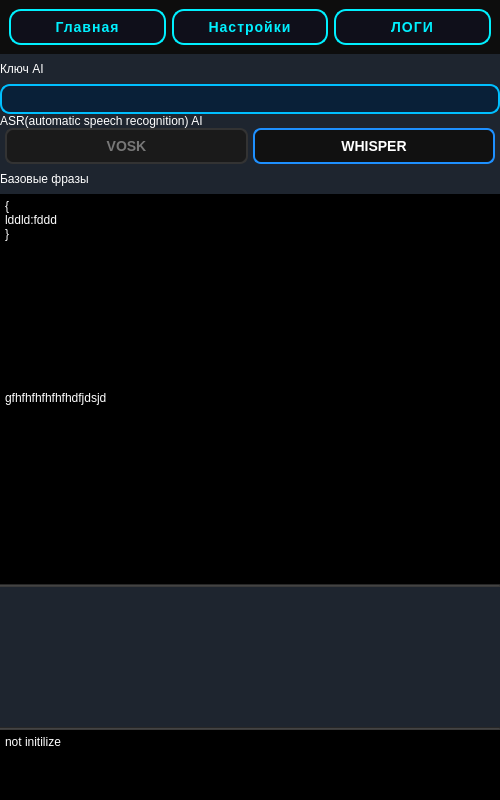
<?xml version="1.0" encoding="UTF-8"?>
<ui version="4.0">
 <class>MainWindow</class>
 <widget class="QMainWindow" name="MainWindow">
  <property name="geometry">
   <rect>
    <x>0</x>
    <y>0</y>
    <width>500</width>
    <height>800</height>
   </rect>
  </property>
  <property name="windowTitle">
   <string>MainWindow</string>
  </property>
  <widget class="QWidget" name="Main">
   <layout class="QVBoxLayout" name="verticalLayout_3">
    <property name="spacing">
     <number>0</number>
    </property>
    <property name="leftMargin">
     <number>0</number>
    </property>
    <property name="topMargin">
     <number>0</number>
    </property>
    <property name="rightMargin">
     <number>0</number>
    </property>
    <property name="bottomMargin">
     <number>0</number>
    </property>
    <item>
     <widget class="QWidget" name="Tabs" native="true">
      <property name="styleSheet">
       <string notr="true">#Tabs{
background-color: rgb(13, 13, 13);
}
QPushButton {
    background-color: #0f0f1a;
    color: #00f0ff;
    border: 2px solid #00f0ff;
    border-radius: 12px;
    padding: 8px 16px;
    font-family: &quot;Segoe UI&quot;, &quot;Roboto&quot;, sans-serif;
    font-size: 14px;
    font-weight: bold;
    letter-spacing: 1px;
    text-transform: uppercase;
}

QPushButton:hover {
    background-color: #1a1a2e;
    border: 2px solid #00ffee;
    color: #ffffff;
}

QPushButton:pressed {
    background-color: #00f0ff;
    color: #0f0f1a;
    border: 2px solid #00f0ff;
}
</string>
      </property>
      <layout class="QHBoxLayout" name="horizontalLayout_2">
       <item>
        <widget class="QPushButton" name="Home">
         <property name="text">
          <string>Главная</string>
         </property>
        </widget>
       </item>
       <item>
        <widget class="QPushButton" name="Settings">
         <property name="text">
          <string>Настройки</string>
         </property>
        </widget>
       </item>
       <item>
        <widget class="QPushButton" name="Logs">
         <property name="text">
          <string>ЛОГИ</string>
         </property>
        </widget>
       </item>
      </layout>
     </widget>
    </item>
    <item>
     <widget class="QWidget" name="SettingsTab" native="true">
      <property name="styleSheet">
       <string notr="true">#SettingsTab{
	background-color: rgb(30, 37, 47);
}
QLabel {
color: rgb(255, 255, 255);
}</string>
      </property>
      <layout class="QVBoxLayout" name="verticalLayout">
       <property name="spacing">
        <number>0</number>
       </property>
       <property name="leftMargin">
        <number>0</number>
       </property>
       <property name="topMargin">
        <number>0</number>
       </property>
       <property name="rightMargin">
        <number>0</number>
       </property>
       <property name="bottomMargin">
        <number>0</number>
       </property>
       <item>
        <widget class="QLabel" name="labelOpenAi">
         <property name="minimumSize">
          <size>
           <width>0</width>
           <height>30</height>
          </size>
         </property>
         <property name="styleSheet">
          <string notr="true"> font: 14pt &quot;Segoe UI&quot;;  </string>
         </property>
         <property name="lineWidth">
          <number>1</number>
         </property>
         <property name="text">
          <string>Ключ AI</string>
         </property>
        </widget>
       </item>
       <item>
        <widget class="QLineEdit" name="AIKeyOpenAi">
         <property name="styleSheet">
          <string notr="true">QLineEdit {
    background-color: rgba(0, 30, 60, 180); /* тёмно-синий фон с прозрачностью */
    color: #00ffff;                         /* ярко-голубой текст */
    border: 2px solid #00bfff;              /* яркий синий контур */
    border-radius: 10px;                     /* скруглённые углы */
    padding: 5px 10px;                       /* внутренние отступы */
    font: 14pt &quot;Segoe UI&quot;;                   /* современный шрифт */
}

QLineEdit:focus {
    border: 2px solid #00ffff;              /* подсветка при фокусе */
    background-color: rgba(0, 50, 100, 200); /* чуть ярче фон */
    color: #ffffff;                          /* текст становится белым при фокусе */
}

QLineEdit::placeholder {
    color: #00bfff;                          /* цвет плейсхолдера */
    font-style: italic;
}
</string>
         </property>
         <property name="text">
          <string/>
         </property>
        </widget>
       </item>
       <item>
        <widget class="QLabel" name="label_choose">
         <property name="styleSheet">
          <string notr="true"> font: 14pt &quot;Segoe UI&quot;;  </string>
         </property>
         <property name="text">
          <string>ASR(automatic speech recognition) AI</string>
         </property>
        </widget>
       </item>
       <item>
        <widget class="QWidget" name="widget" native="true">
         <property name="styleSheet">
          <string notr="true">QPushButton {
    background-color: #111111;        /* почти чёрный фон */
    color: #ffffff;                   /* белый текст */
    border: 2px solid #1E90FF;        /* синие акценты */
    border-radius: 8px;
    padding: 8px 16px;
    font-size: 14px;
    font-weight: bold;
}

/* Наведение */
QPushButton:hover {
    background-color: #1E90FF;        /* подсветка синим */
    color: #ffffff;                   /* белый текст */
    border: 2px solid #1E90FF;
}

/* Нажатие */
QPushButton:pressed {
    background-color: #0f65b5;        /* более тёмный синий */
    border: 2px solid #0f65b5;
}

/* Неактивная кнопка */
QPushButton:disabled {
    background-color: #1a1a1a;        /* тёмно-серый */
    border: 2px solid #333333;        /* тусклая рамка */
    color: #777777;                   /* серый текст */
}
</string>
         </property>
         <layout class="QHBoxLayout" name="horizontalLayout">
          <property name="spacing">
           <number>5</number>
          </property>
          <property name="leftMargin">
           <number>5</number>
          </property>
          <property name="topMargin">
           <number>0</number>
          </property>
          <property name="rightMargin">
           <number>5</number>
          </property>
          <property name="bottomMargin">
           <number>0</number>
          </property>
          <item>
           <widget class="QPushButton" name="vosk_choose">
            <property name="enabled">
             <bool>false</bool>
            </property>
            <property name="text">
             <string>VOSK</string>
            </property>
           </widget>
          </item>
          <item>
           <widget class="QPushButton" name="whisper_choose">
            <property name="enabled">
             <bool>true</bool>
            </property>
            <property name="text">
             <string>WHISPER</string>
            </property>
            <property name="checkable">
             <bool>false</bool>
            </property>
           </widget>
          </item>
         </layout>
        </widget>
       </item>
       <item>
        <widget class="QLabel" name="label_basePhrase">
         <property name="minimumSize">
          <size>
           <width>0</width>
           <height>30</height>
          </size>
         </property>
         <property name="styleSheet">
          <string notr="true"> font: 14pt &quot;Segoe UI&quot;;  </string>
         </property>
         <property name="text">
          <string>Базовые фразы</string>
         </property>
        </widget>
       </item>
       <item>
        <widget class="QPlainTextEdit" name="BaseFrases">
         <property name="styleSheet">
          <string notr="true">background-color: rgb(0, 0, 0);
color: rgb(255, 255, 255);</string>
         </property>
         <property name="plainText">
          <string>{
lddld:fddd
}</string>
         </property>
        </widget>
       </item>
      </layout>
     </widget>
    </item>
    <item>
     <widget class="QWidget" name="LogsTab" native="true">
      <layout class="QGridLayout" name="gridLayout_3">
       <property name="leftMargin">
        <number>0</number>
       </property>
       <property name="topMargin">
        <number>0</number>
       </property>
       <property name="rightMargin">
        <number>0</number>
       </property>
       <property name="bottomMargin">
        <number>0</number>
       </property>
       <property name="spacing">
        <number>0</number>
       </property>
       <item row="0" column="0">
        <widget class="QPlainTextEdit" name="FullLogs">
         <property name="styleSheet">
          <string notr="true">background-color: rgb(0, 0, 0);
color: rgb(255, 255, 255);</string>
         </property>
         <property name="plainText">
          <string>gfhfhfhfhfhfhdfjdsjd</string>
         </property>
        </widget>
       </item>
      </layout>
     </widget>
    </item>
    <item>
     <widget class="QWidget" name="MainTab" native="true">
      <property name="enabled">
       <bool>true</bool>
      </property>
      <layout class="QVBoxLayout" name="verticalLayout_2" stretch="0,10,0,3">
       <property name="spacing">
        <number>0</number>
       </property>
       <property name="leftMargin">
        <number>0</number>
       </property>
       <property name="topMargin">
        <number>0</number>
       </property>
       <property name="rightMargin">
        <number>0</number>
       </property>
       <property name="bottomMargin">
        <number>0</number>
       </property>
       <item>
        <widget class="Line" name="line">
         <property name="styleSheet">
          <string notr="true">background-color: rgb(58, 58, 58);</string>
         </property>
         <property name="orientation">
          <enum>Qt::Orientation::Horizontal</enum>
         </property>
        </widget>
       </item>
       <item>
        <widget class="QWidget" name="Animation" native="true">
         <property name="styleSheet">
          <string notr="true">background-color: rgb(30, 37, 47);</string>
         </property>
         <layout class="QGridLayout" name="gridLayout_2"/>
        </widget>
       </item>
       <item>
        <widget class="Line" name="line_2">
         <property name="styleSheet">
          <string notr="true">background-color: rgb(58, 58, 58);</string>
         </property>
         <property name="orientation">
          <enum>Qt::Orientation::Horizontal</enum>
         </property>
        </widget>
       </item>
       <item>
        <widget class="QWidget" name="logs" native="true">
         <layout class="QGridLayout" name="gridLayout">
          <property name="leftMargin">
           <number>0</number>
          </property>
          <property name="topMargin">
           <number>0</number>
          </property>
          <property name="rightMargin">
           <number>0</number>
          </property>
          <property name="bottomMargin">
           <number>0</number>
          </property>
          <property name="spacing">
           <number>0</number>
          </property>
          <item row="0" column="0">
           <widget class="QPlainTextEdit" name="SmallLogs">
            <property name="styleSheet">
             <string notr="true">background-color: rgb(0, 0, 0);
color: rgb(255, 255, 255);</string>
            </property>
            <property name="plainText">
             <string>not initilize</string>
            </property>
           </widget>
          </item>
         </layout>
        </widget>
       </item>
      </layout>
     </widget>
    </item>
   </layout>
  </widget>
 </widget>
 <resources/>
 <connections/>
</ui>
